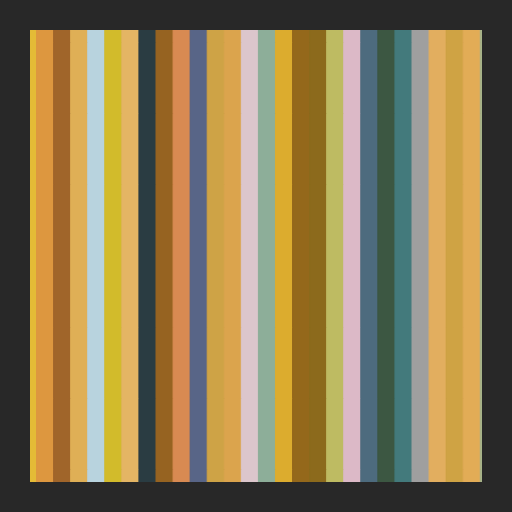
Frame 1 (no input)
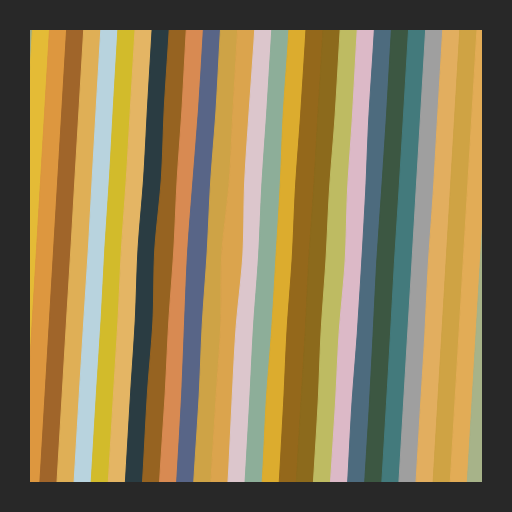
Frame 60 (no input)
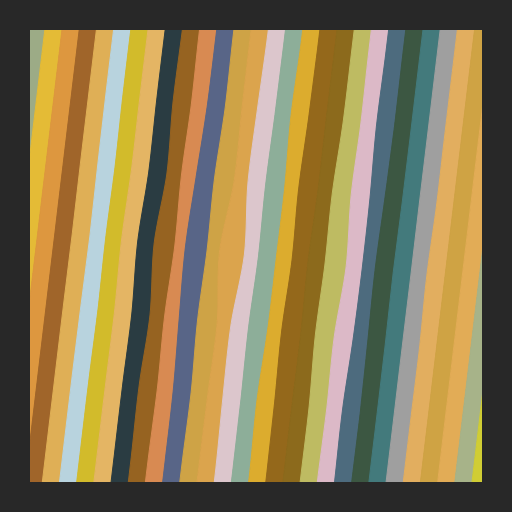
Frame 120 (the mouse pressed at the canvas centre since frame 60)

The p5.js sketch that drew these frames (run headless with seeded random() and noise() and a simulated clock; from frame 60 on, the mouse is pressed at the canvas centre):

// p5.js sketch
// ── sketch.js
const canvas_w = 512;
const canvas_h = 512;

const wavy_lines = [];

const colors = [
  '#D69D47',
  '#D0BE51',
  '#C9C0CA',
  '#394F3E',
  '#9F5F2F',
  '#486A88',
  '#D4BD38',
  '#9EA993',
];

function setup() {
  createCanvas(canvas_w, canvas_h);

  const n_lines = 60;
  const buffer = 0;
  const w = (width * 2) / n_lines;

  for (let i = 0; i < n_lines; i++) {
  	const x1 = buffer + w * i - 100;
  	const x2 = buffer + w * (i + 1) - 100;
  	const wavy_line = new WavyLine(x1, -100, x2, height + 100, color(random(colors)));
  	wavy_lines.push(wavy_line);
  }
}

let a = 0;
const da = 0.001;
function draw() {
  background(40);

  push();
  translate(width / 2, height / 2);
  rotate(a);
  a += da;
  translate(-width / 2, -height / 2);
  for (const wavy_line of wavy_lines) {
  	wavy_line.draw();
  	wavy_line.update();
  }
  pop();

  noStroke();
  fill(40);
  rect(0, 0, width, 30);
  rect(0, height - 30, width, 30);
  rect(0, 0, 30, height);
  rect(width - 30, 0, 30, height);
}


class WavyLine {
  constructor(x1, y1, x2, y2, f) {
    this.p1 = createVector(x1, y1);
    this.p2 = createVector(x2, y2);
    this.fill = f;
    this.fill.levels[0] += random(-20, 20);
    this.fill.levels[1] += random(-20, 20);
    this.fill.levels[2] += random(-20, 20);
    this.t = 0;

    this.pts = [];
    this.og_pts = [];
    this.n_pts = 10;
    this.gen_points();
  }

  gen_points() {
    const w = this.p2.x - this.p1.x;
    const h = this.p2.y - this.p1.y;

    const step_x = w / this.n_pts;
    const step_y = h / this.n_pts;

    // Start in top left and gen pts clockwise

    // Top edge
    this.pts.push(this.p1);
    this.pts.push(this.p1);
    for (let { x } = this.p1; x < this.p2.x; x += step_x) {
    	const pt = createVector(x, this.p1.y);
    	this.pts.push(pt);
    }

    // Right edge
    this.pts.push(createVector(this.p2.x, this.p1.y));
    this.pts.push(createVector(this.p2.x, this.p1.y));
    for (let { y } = this.p1; y < this.p2.y; y += step_y) {
    	const pt = createVector(this.p2.x, y);
    	this.pts.push(pt);
    }

    // Bottom edge
    this.pts.push(this.p2);
    this.pts.push(this.p2);
    for (let { x } = this.p2; x > this.p1.x; x -= step_x) {
    	const pt = createVector(x, this.p2.y);
    	this.pts.push(pt);
    }

    // Left edge
    this.pts.push(createVector(this.p1.x, this.p2.y));
    this.pts.push(createVector(this.p1.x, this.p2.y));
    for (let { y } = this.p2; y > this.p1.y; y -= step_y) {
    	const pt = createVector(this.p1.x, y);
    	this.pts.push(pt);
    }

    for (const pt of this.pts) {
    	this.og_pts.push(pt.copy());
    }
  }

  update() {
  	for (let i = 0; i < this.pts.length; i++) {
  		const d = dist(this.og_pts[i].x, this.og_pts[i].y, width / 2, height / 2);
  		const scl = map(d, 0, 200, 0.1, 0, true);

  		const n = map(noise(d, this.t), 0, 1, -1, 1) * scl;

  		const w = this.p2.x - this.p1.x;
  		this.pts[i].x += n;
  		this.pts[i].x = constrain(this.pts[i].x, this.og_pts[i].x - w * 0.4, this.og_pts[i].x + w * 0.4);
  	}

  	this.t += 0.001;
  }

  draw() {
  	push();
  	fill(this.fill);
  	strokeWeight(1);
  	stroke(this.fill);
  	beginShape();
  	for (const pt of this.pts) {
  		curveVertex(pt.x, pt.y);
  	}
  	endShape(CLOSE);
  	pop();
  }
}
